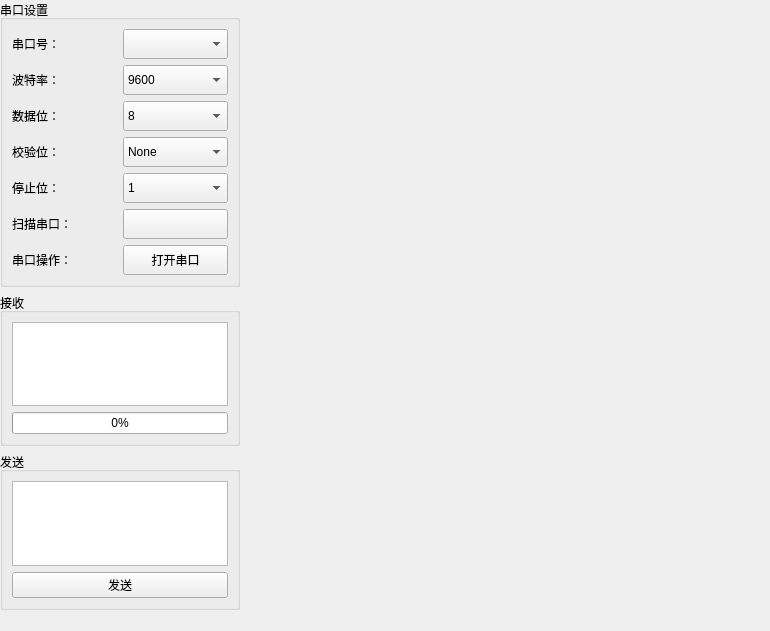
<?xml version="1.0" encoding="UTF-8"?>
<ui version="4.0">
 <class>SerialCom</class>
 <widget class="QWidget" name="SerialCom">
  <property name="geometry">
   <rect>
    <x>0</x>
    <y>0</y>
    <width>770</width>
    <height>631</height>
   </rect>
  </property>
  <property name="windowTitle">
   <string>Form</string>
  </property>
  <widget class="QWidget" name="widget" native="true">
   <property name="geometry">
    <rect>
     <x>0</x>
     <y>0</y>
     <width>240</width>
     <height>610</height>
    </rect>
   </property>
   <property name="sizePolicy">
    <sizepolicy hsizetype="Fixed" vsizetype="Fixed">
     <horstretch>0</horstretch>
     <verstretch>0</verstretch>
    </sizepolicy>
   </property>
   <property name="minimumSize">
    <size>
     <width>240</width>
     <height>610</height>
    </size>
   </property>
   <property name="maximumSize">
    <size>
     <width>240</width>
     <height>610</height>
    </size>
   </property>
   <layout class="QVBoxLayout" name="verticalLayout">
    <item>
     <widget class="QGroupBox" name="groupBox_3">
      <property name="title">
       <string>串口设置</string>
      </property>
      <layout class="QGridLayout" name="gridLayout_4">
       <item row="0" column="4">
        <widget class="QComboBox" name="comBox_serialPortName">
         <property name="minimumSize">
          <size>
           <width>80</width>
           <height>30</height>
          </size>
         </property>
         <property name="styleSheet">
          <string notr="true"/>
         </property>
        </widget>
       </item>
       <item row="1" column="4">
        <widget class="QComboBox" name="bradBox">
         <property name="minimumSize">
          <size>
           <width>80</width>
           <height>30</height>
          </size>
         </property>
         <item>
          <property name="text">
           <string>9600</string>
          </property>
         </item>
         <item>
          <property name="text">
           <string>14400</string>
          </property>
         </item>
         <item>
          <property name="text">
           <string>19200</string>
          </property>
         </item>
         <item>
          <property name="text">
           <string>38400</string>
          </property>
         </item>
         <item>
          <property name="text">
           <string>57600</string>
          </property>
         </item>
         <item>
          <property name="text">
           <string>115200</string>
          </property>
         </item>
         <item>
          <property name="text">
           <string>128000</string>
          </property>
         </item>
        </widget>
       </item>
       <item row="6" column="4">
        <widget class="QPushButton" name="openSerialButton">
         <property name="minimumSize">
          <size>
           <width>80</width>
           <height>30</height>
          </size>
         </property>
         <property name="styleSheet">
          <string notr="true"/>
         </property>
         <property name="text">
          <string>打开串口</string>
         </property>
        </widget>
       </item>
       <item row="4" column="0">
        <widget class="QLabel" name="label_5">
         <property name="text">
          <string>停止位：</string>
         </property>
        </widget>
       </item>
       <item row="1" column="0">
        <widget class="QLabel" name="label_2">
         <property name="text">
          <string>波特率：</string>
         </property>
        </widget>
       </item>
       <item row="0" column="0">
        <widget class="QLabel" name="label">
         <property name="frameShape">
          <enum>QFrame::NoFrame</enum>
         </property>
         <property name="text">
          <string>串口号：</string>
         </property>
        </widget>
       </item>
       <item row="2" column="4">
        <widget class="QComboBox" name="dataBitsBox">
         <property name="minimumSize">
          <size>
           <width>80</width>
           <height>30</height>
          </size>
         </property>
         <item>
          <property name="text">
           <string>8</string>
          </property>
         </item>
         <item>
          <property name="text">
           <string>7</string>
          </property>
         </item>
         <item>
          <property name="text">
           <string>6</string>
          </property>
         </item>
         <item>
          <property name="text">
           <string>5</string>
          </property>
         </item>
        </widget>
       </item>
       <item row="6" column="0">
        <widget class="QLabel" name="label_6">
         <property name="text">
          <string>串口操作：</string>
         </property>
        </widget>
       </item>
       <item row="4" column="4">
        <widget class="QComboBox" name="stopBitsBox">
         <property name="minimumSize">
          <size>
           <width>80</width>
           <height>30</height>
          </size>
         </property>
         <property name="styleSheet">
          <string notr="true"/>
         </property>
         <item>
          <property name="text">
           <string>1</string>
          </property>
         </item>
         <item>
          <property name="text">
           <string>1.5</string>
          </property>
         </item>
         <item>
          <property name="text">
           <string>2</string>
          </property>
         </item>
        </widget>
       </item>
       <item row="2" column="0">
        <widget class="QLabel" name="label_3">
         <property name="text">
          <string>数据位：</string>
         </property>
        </widget>
       </item>
       <item row="3" column="0">
        <widget class="QLabel" name="label_4">
         <property name="text">
          <string>校验位：</string>
         </property>
        </widget>
       </item>
       <item row="3" column="4">
        <widget class="QComboBox" name="parityBox">
         <property name="minimumSize">
          <size>
           <width>80</width>
           <height>30</height>
          </size>
         </property>
         <item>
          <property name="text">
           <string>None</string>
          </property>
         </item>
         <item>
          <property name="text">
           <string>Even</string>
          </property>
         </item>
         <item>
          <property name="text">
           <string>Mark</string>
          </property>
         </item>
         <item>
          <property name="text">
           <string>Odd</string>
          </property>
         </item>
        </widget>
       </item>
       <item row="5" column="0">
        <widget class="QLabel" name="label_7">
         <property name="text">
          <string>扫描串口：</string>
         </property>
        </widget>
       </item>
       <item row="5" column="4">
        <widget class="QPushButton" name="openSerialButton_searchport">
         <property name="minimumSize">
          <size>
           <width>80</width>
           <height>30</height>
          </size>
         </property>
         <property name="styleSheet">
          <string notr="true"/>
         </property>
         <property name="text">
          <string/>
         </property>
        </widget>
       </item>
      </layout>
     </widget>
    </item>
    <item>
     <widget class="QGroupBox" name="groupBox_2">
      <property name="title">
       <string>接收</string>
      </property>
      <layout class="QGridLayout" name="gridLayout_5">
       <item row="0" column="1">
        <widget class="QTextBrowser" name="serialDataRead">
         <property name="minimumSize">
          <size>
           <width>0</width>
           <height>25</height>
          </size>
         </property>
         <property name="maximumSize">
          <size>
           <width>16777215</width>
           <height>16777215</height>
          </size>
         </property>
         <property name="styleSheet">
          <string notr="true"/>
         </property>
        </widget>
       </item>
       <item row="1" column="1">
        <widget class="QProgressBar" name="progressBar">
         <property name="styleSheet">
          <string notr="true"/>
         </property>
         <property name="value">
          <number>0</number>
         </property>
        </widget>
       </item>
      </layout>
     </widget>
    </item>
    <item>
     <widget class="QGroupBox" name="groupBox">
      <property name="title">
       <string>发送</string>
      </property>
      <layout class="QGridLayout" name="gridLayout">
       <item row="0" column="0">
        <widget class="QPlainTextEdit" name="plainTextEdit"/>
       </item>
       <item row="1" column="0">
        <widget class="QPushButton" name="pushButton">
         <property name="text">
          <string>发送</string>
         </property>
        </widget>
       </item>
      </layout>
     </widget>
    </item>
   </layout>
  </widget>
 </widget>
 <resources/>
 <connections/>
</ui>
